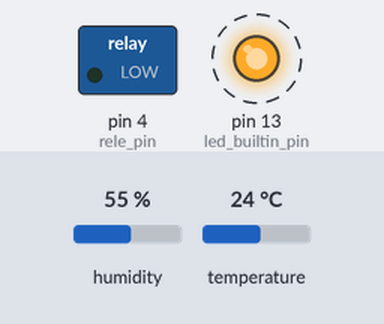
The sketch below on a simulated Arduino Uno, built with avr-gcc and run on an emulated ATmega328P. Shown: switched loads named in the sketch (green lamp = pin HIGH), output pins drawn as LEDs (lit = HIGH). Dashed ring = blinking. The inputs (shaded band) are chosen by the test bench; at power-on: temperature 24 °C, humidity 55 %.

Above: at 2.8 s.
2.9 s: temperature set to 22 °C
At 4.8 s:
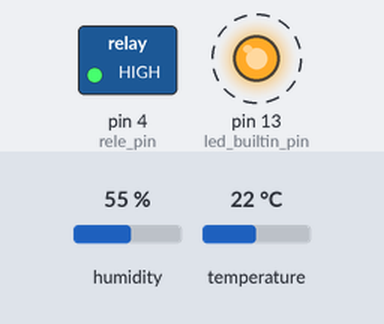
8.9 s: temperature set to 25 °C
12.4 s: temperature set to 28 °C
At 16.0 s:
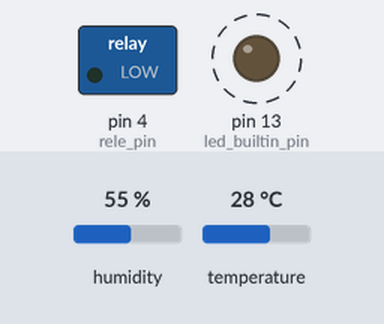
18.4 s: temperature set to 12 °C
At 22.0 s:
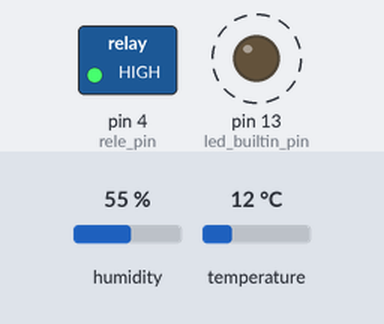
Timing chart, 0 to 25.4 s (numbered marks = the images above; inputs shaded):
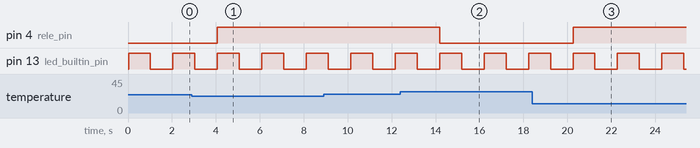

Measured:
- the behaviour switches between 24 and 23 °C on temperature (found by bisection; images 0 and 1)
- the behaviour switches between 26 and 27 °C on temperature (found by bisection; images 1 and 2)
- after the input at 2.9 s, pin 4 (rele_pin): LOW → HIGH after 1.2 s
- after the input at 12.4 s, pin 4 (rele_pin): HIGH → LOW after 1.8 s
- after the input at 18.4 s, pin 4 (rele_pin): LOW → HIGH after 1.9 s
- by itself, pin 13 (led_builtin_pin): alternates HIGH for 1.0 s and LOW for 1.0 s

The sketch:

elias_controller.ino
```cpp
#include <DHT.h>


/* contants */
#define baudrate              9600 // resfresh rate of arduino

/* pin sets */
#define dht_pin               5           // pin for temperature and humidity
#define led_builtin_pin       LED_BUILTIN // led builtin pin
#define rele_pin              4           // pin for relay
#define time_delay            2000        // time in miliseconds
#define min_temp              23          // minimum temperature to turn on the relay
#define max_temp              26          // maximum temperature to turn off the relay


/* OBJECTS */
#define dhttype               DHT11 // type module for temperature and humidity
DHT dht(dht_pin, dhttype);          // instance for dht11 module

float temperature = -1; // temperature var
float humidity = -1;    // humidity var

/* configurations */
void setup() {
    pinMode(led_builtin_pin, OUTPUT);
    pinMode(dht_pin, INPUT);
    pinMode(rele_pin, OUTPUT);
    dht.begin();    //sensor start
}

/* work */
void loop() {
  temperature = dht.readTemperature();
  if (temperature <= min_temp && digitalRead(rele_pin) == LOW) {
    digitalWrite(rele_pin, HIGH);
  }
  if (temperature > max_temp && digitalRead(rele_pin) == HIGH) {
    digitalWrite(rele_pin, LOW);
  }
  digitalWrite(led_builtin_pin, HIGH);
  delay(time_delay/2);
  digitalWrite(led_builtin_pin, LOW);
  delay(time_delay/2);
  temperature = -1;
}
```
